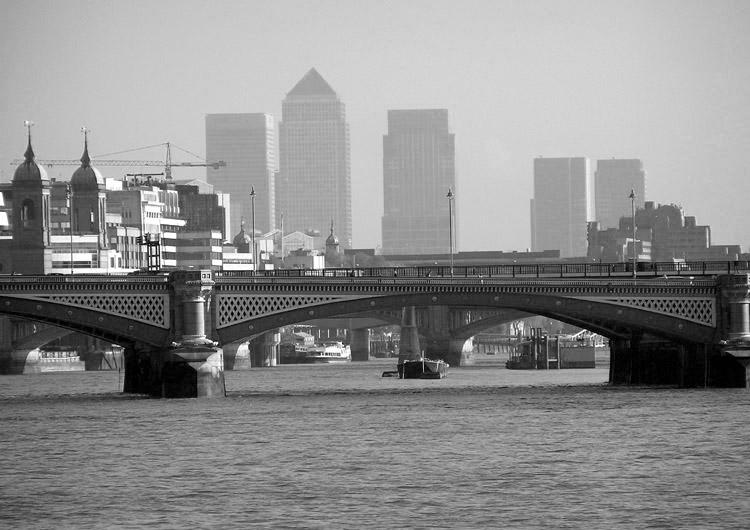
#> input picture HW3/Q1/city_orig.jpg, 750 x 530 px
$ jupyter execute Q1.ipynb
#> lines starting #> are read from the running program, lines starting #| are printed output that depends on the picture
# Importing Libraries

[cell 1]
import numpy as np
import matplotlib.pyplot as plt
import imageio as iio
import scipy.ndimage as ndimage

# Calculating SNR

[cell 2]
img = iio.imread('city_orig.jpg')
#> img is the input picture: shape (530, 750); min 0, max 255, mean 141.1
noisy = iio.imread('city_noise.jpg')
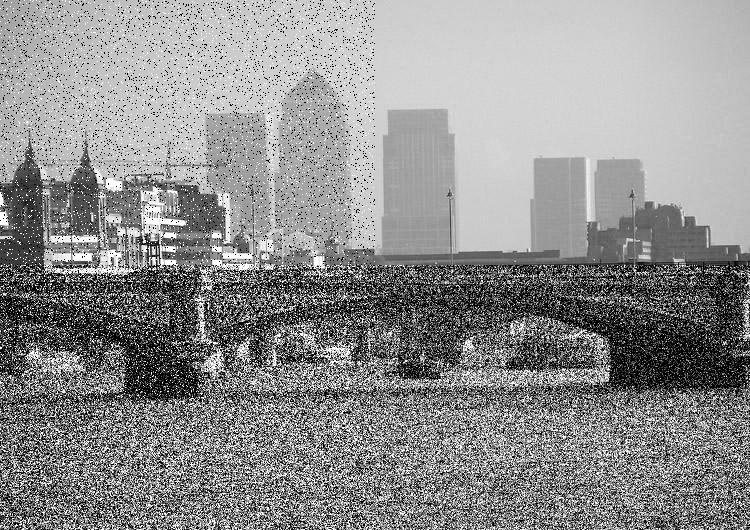
#> input picture HW3/Q1/city_noise.jpg, 750 x 530 px
#> noisy is the input picture: shape (530, 750); min 0, max 255, mean 142.9
x, y = img.shape
#> x = 530; y = 750

def show_image(img, title='', save=False, name=''):
    '''
    a function for showing images
    '''
    plt.figure()
    plt.imshow(img, cmap='gray')
    plt.xticks([])
    plt.yticks([])
    plt.title(title)
    if save:
        plt.savefig(name)
    plt.show()

def SNR(img, noisy):
    '''
    a function for calculating SNR
    '''
    img = img.astype('float64').copy()
    noisy = noisy.astype('float64').copy()
    return 10*np.log10(np.sum(img**2)/np.sum((img-noisy)**2))

# SNR in upper left
img1 = img[0:x//2, 0:y//2].copy()
noisy1 = noisy[0:x//2, 0:y//2].copy()
print('SNR of upper left is: {:.4f}dB'.format(SNR(img1, noisy1)))
#| SNR of upper left is: 11.9952dB

# SNR in lower left
img1 = img[x//2:x, 0:y//2].copy()
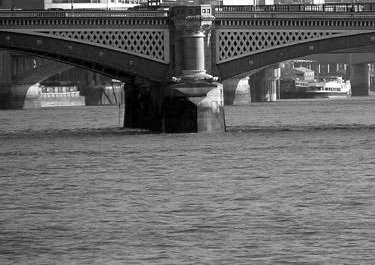
#> img1: shape (265, 375); min 0, max 255, mean 104.1
noisy1 = noisy[x//2:x, 0:y//2].copy()
print('SNR of lower left is: {:.4f}dB'.format(SNR(img1, noisy1)))
#| SNR of lower left is: 3.2549dB

# SNR in lower right
img1 = img[x//2:x, y//2:y].copy()
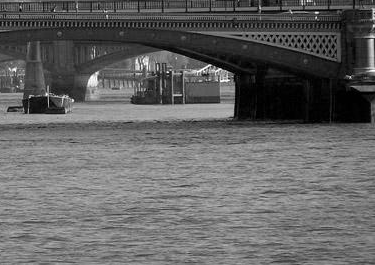
#> img1: shape (265, 375); min 0, max 255, mean 99.7
noisy1 = noisy[x//2:x, y//2:y].copy()
print('SNR of lower right is: {:.4f}dB'.format(SNR(img1, noisy1)))
#| SNR of lower right is: 4.1325dB

# Median Filter

[cell 3]
med = ndimage.median_filter(noisy, size=3)
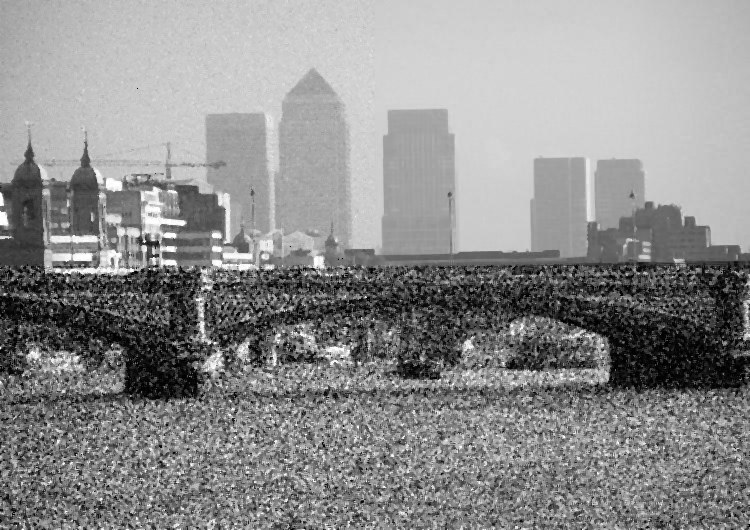
#> med: shape (530, 750); min 0, max 255, mean 141.7
show_image(med)

# SNR in upper left
img1 = img[0:x//2, 0:y//2].copy()
noisy1 = med[0:x//2, 0:y//2].copy()
print('SNR of upper left is: {:.4f}dB'.format(SNR(img1, noisy1)))
#| SNR of upper left is: 24.0161dB

# SNR in lower left
img1 = img[x//2:x, 0:y//2].copy()
noisy1 = med[x//2:x, 0:y//2].copy()
print('SNR of lower left is: {:.4f}dB'.format(SNR(img1, noisy1)))
#| SNR of lower left is: 9.2846dB

# SNR in lower right
img1 = img[x//2:x, y//2:y].copy()
noisy1 = med[x//2:x, y//2:y].copy()
print('SNR of lower right is: {:.4f}dB'.format(SNR(img1, noisy1)))
#| SNR of lower right is: 10.0658dB

# Gaussian Filter

[cell 4]
gauss = ndimage.gaussian_filter(noisy, sigma=5)
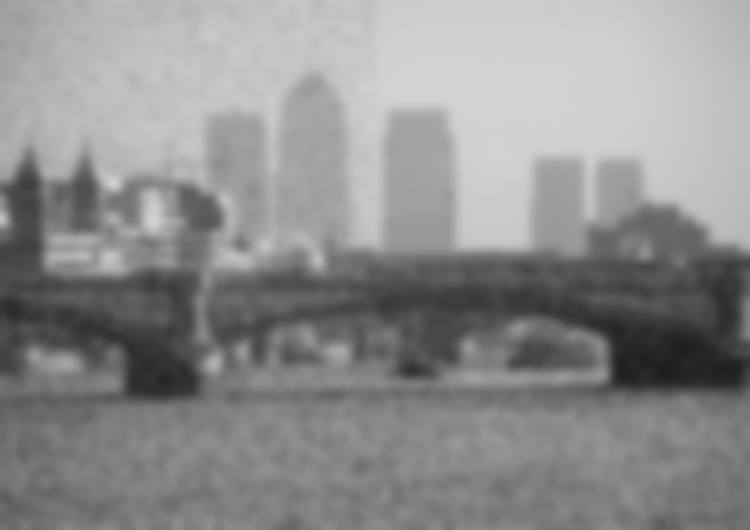
#> gauss: shape (530, 750); min 28, max 212, mean 141.9
show_image(gauss)

# SNR in upper left
img1 = img[0:x//2, 0:y//2].copy()
noisy1 = gauss[0:x//2, 0:y//2].copy()
print('SNR of upper left is: {:.4f}dB'.format(SNR(img1, noisy1)))
#| SNR of upper left is: 18.0083dB

# SNR in lower left
img1 = img[x//2:x, 0:y//2].copy()
noisy1 = gauss[x//2:x, 0:y//2].copy()
print('SNR of lower left is: {:.4f}dB'.format(SNR(img1, noisy1)))
#| SNR of lower left is: 12.0249dB

# SNR in lower right
img1 = img[x//2:x, y//2:y].copy()
noisy1 = gauss[x//2:x, y//2:y].copy()
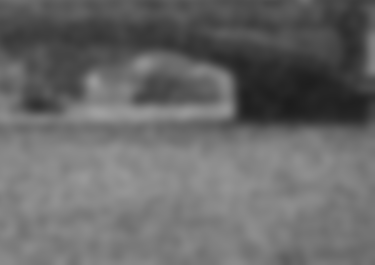
#> noisy1: shape (265, 375); min 28, max 160, mean 104.5
print('SNR of lower right is: {:.4f}dB'.format(SNR(img1, noisy1)))
#| SNR of lower right is: 13.1895dB

# Mean Filter

[cell 5]
avg = ndimage.median_filter(noisy, size=5)
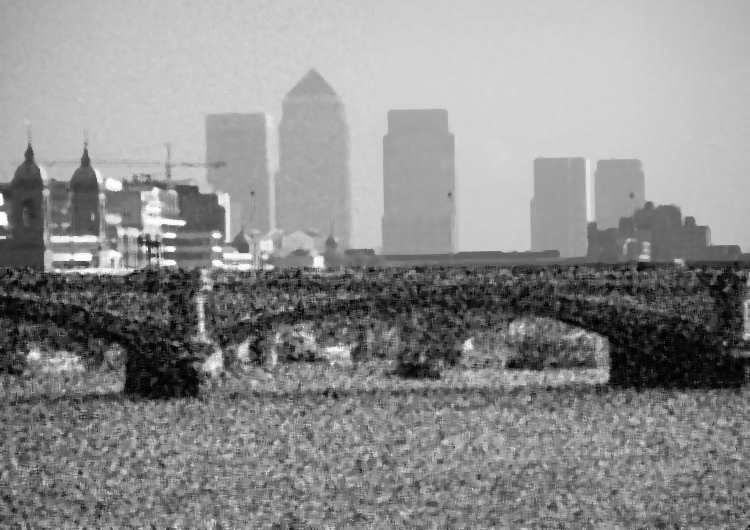
#> avg: shape (530, 750); min 0, max 255, mean 141.4
show_image(avg)

# SNR in upper left
img1 = img[0:x//2, 0:y//2].copy()
noisy1 = avg[0:x//2, 0:y//2].copy()
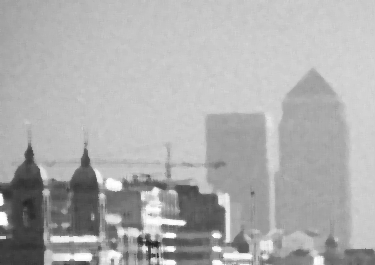
#> noisy1: shape (265, 375); min 37, max 255, mean 174.5
print('SNR of upper left is: {:.4f}dB'.format(SNR(img1, noisy1)))
#| SNR of upper left is: 22.2050dB

# SNR in lower left
img1 = img[x//2:x, 0:y//2].copy()
noisy1 = avg[x//2:x, 0:y//2].copy()
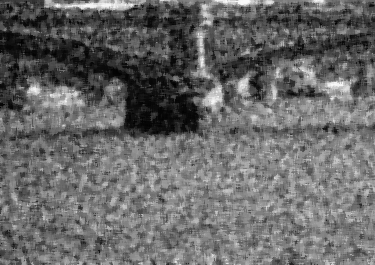
#> noisy1: shape (265, 375); min 0, max 251, mean 104.5
print('SNR of lower left is: {:.4f}dB'.format(SNR(img1, noisy1)))
#| SNR of lower left is: 11.7303dB

# SNR in lower right
img1 = img[x//2:x, y//2:y].copy()
noisy1 = avg[x//2:x, y//2:y].copy()
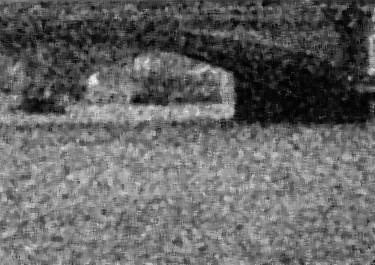
#> noisy1: shape (265, 375); min 0, max 245, mean 100.4
print('SNR of lower right is: {:.4f}dB'.format(SNR(img1, noisy1)))
#| SNR of lower right is: 12.5029dB
